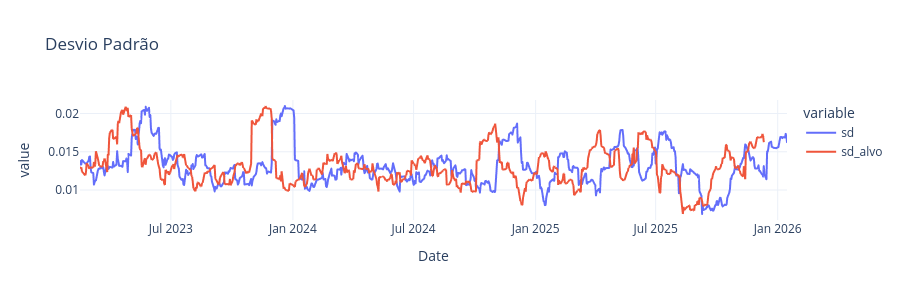

Here is the notebook cell this chart was saved with:
### Code cell
fig1 = px.line(df_deploy, x=df_deploy['Date'], y=["sd", "sd_alvo"], title="Desvio Padrão")
fig1.update_layout(template="plotly_white", hovermode="x unified", height=300)
fig1.show()

### Figure 1 — Plotly figure (JSON) as saved in the notebook; plotly's stock layout.template omitted (floating-point values rounded to 4 significant figures; data arrays with more than 128 entries replaced by an {"elided": "..."} marker saying what was removed)
{"data": [{"hovertemplate": "variable=sd<br>Date=%{x}<br>value=%{y}<extra></extra>", "legendgroup": "sd", "line": {"color": "#636efa", "dash": "solid"}, "marker": {"symbol": "circle"}, "mode": "lines", "name": "sd", "showlegend": true, "type": "scattergl", "x": {"elided": "728 str values"}, "xaxis": "x", "y": {"elided": "728 float values"}, "yaxis": "y"}, {"hovertemplate": "variable=sd_alvo<br>Date=%{x}<br>value=%{y}<extra></extra>", "legendgroup": "sd_alvo", "line": {"color": "#EF553B", "dash": "solid"}, "marker": {"symbol": "circle"}, "mode": "lines", "name": "sd_alvo", "showlegend": true, "type": "scattergl", "x": {"elided": "728 str values"}, "xaxis": "x", "y": {"elided": "728 float values"}, "yaxis": "y"}], "layout": {"height": 300, "hovermode": "x unified", "legend": {"title": {"text": "variable"}, "tracegroupgap": 0}, "title": {"text": "Desvio Padrão"}, "xaxis": {"anchor": "y", "domain": [0, 1], "title": {"text": "Date"}}, "yaxis": {"anchor": "x", "domain": [0, 1], "title": {"text": "value"}}}}
